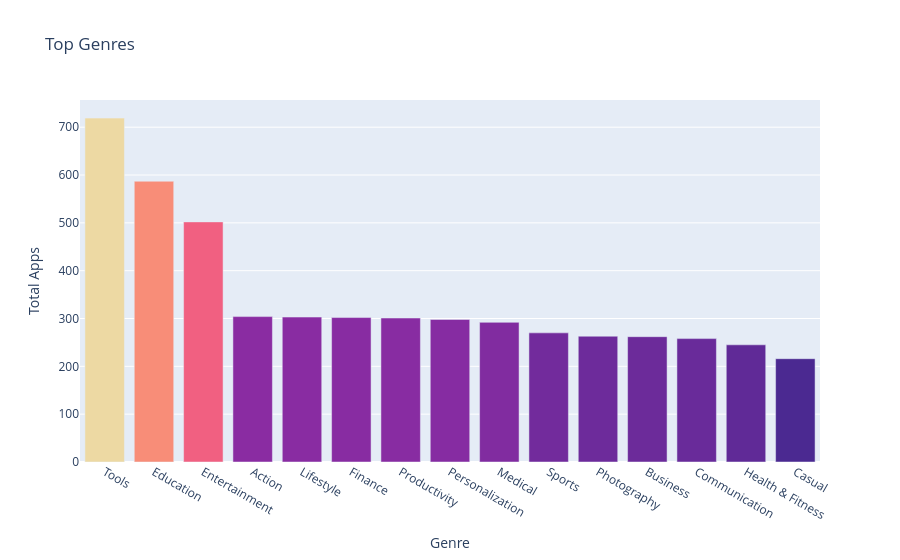

Write notebook code for a chart like this one.
### Code cell
bar = px.bar(x = num_genres.index[:15], y = num_genres.values[:15], title = 'Top Genres', hover_name = num_genres.index[:15], color = num_genres.values[:15], color_continuous_scale='Agsunset')

bar.update_layout(xaxis_title = 'Genre', yaxis_title = 'Total Apps', coloraxis_showscale = False)

bar.show()

### Figure 1 — Plotly figure (JSON) as saved in the notebook; plotly's stock layout.template omitted (floating-point values rounded to 4 significant figures)
{"data": [{"hovertemplate": "<b>%{hovertext}</b><br><br>x=%{x}<br>y=%{y}<br>color=%{marker.color}<extra></extra>", "hovertext": ["Tools", "Education", "Entertainment", "Action", "Lifestyle", "Finance", "Productivity", "Personalization", "Medical", "Sports", "Photography", "Business", "Communication", "Health & Fitness", "Casual"], "legendgroup": "", "marker": {"color": [719, 587, 502, 304, 303, 302, 301, 298, 292, 270, 263, 262, 258, 245, 216], "coloraxis": "coloraxis", "pattern": {"shape": ""}}, "name": "", "orientation": "v", "showlegend": false, "textposition": "auto", "type": "bar", "x": ["Tools", "Education", "Entertainment", "Action", "Lifestyle", "Finance", "Productivity", "Personalization", "Medical", "Sports", "Photography", "Business", "Communication", "Health & Fitness", "Casual"], "xaxis": "x", "y": [719, 587, 502, 304, 303, 302, 301, 298, 292, 270, 263, 262, 258, 245, 216], "yaxis": "y"}], "layout": {"barmode": "relative", "coloraxis": {"autocolorscale": false, "colorbar": {"title": {"text": "color"}}, "colorscale": [[0, "rgb(75, 41, 145)"], [0.1667, "rgb(135, 44, 162)"], [0.3333, "rgb(192, 54, 157)"], [0.5, "rgb(234, 79, 136)"], [0.6667, "rgb(250, 120, 118)"], [0.8333, "rgb(246, 169, 122)"], [1, "rgb(237, 217, 163)"]], "showscale": false}, "legend": {"tracegroupgap": 0}, "title": {"text": "Top Genres"}, "xaxis": {"anchor": "y", "domain": [0, 1], "title": {"text": "Genre"}}, "yaxis": {"anchor": "x", "domain": [0, 1], "title": {"text": "Total Apps"}}}}
